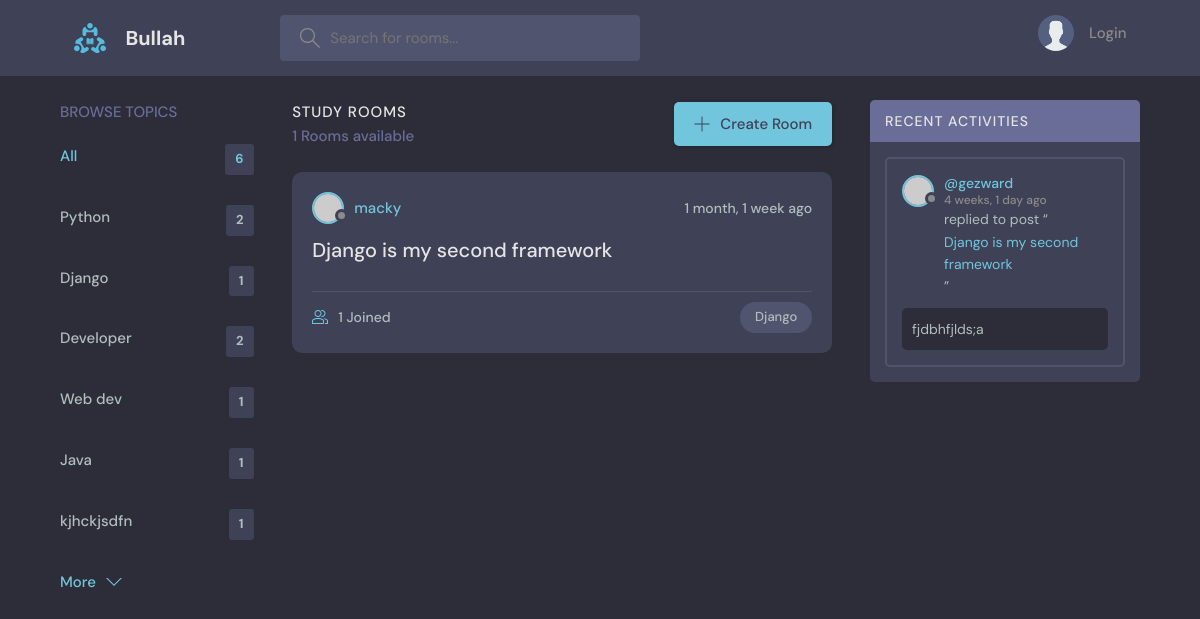
Screenshot of /?q=Django with the database file from the repository.
### base/models.py (models this page shows, shortened)
class Topic(models.Model):
    name = models.CharField(max_length=2000, null=True)

class Room(models.Model):
    host = models.ForeignKey(User, on_delete=models.SET_NULL, null=True)
    topic = models.ForeignKey(Topic, on_delete=models.SET_NULL, null=True)
    name = models.CharField(max_length=200, null=True)
    description = models.TextField(null=True, blank=True)
    participants = models.ManyToManyField(User, related_name='participants', blank=True)
    updated = models.DateTimeField(auto_now=True)
    created = models.DateTimeField(auto_now_add=True)
    class Meta:
        ordering = ['-updated', '-created']
    def __str__(self):
        return self.name

class Message(models.Model):
    user = models.ForeignKey(User, on_delete=models.CASCADE)
    room = models.ForeignKey(Room, on_delete=models.CASCADE)
    body = models.TextField(null=True)
    updated = models.DateTimeField(auto_now=True, null=True)
    created = models.DateTimeField(auto_now_add=True, null=True)
    class Meta:
        ordering = ['-updated', '-created']

### base/views.py (the view)
# urls.py: path('', views.home, name='home'),
def home(request):
    q = request.GET.get('q') if request.GET.get('q') is not None else ''
    rooms = Room.objects.filter(
        Q(topic__name__icontains=q) |
        Q(name__icontains=q) |
        Q(description__icontains=q)
    )
    topics = Topic.objects.all()
    room_count = rooms.count()
    room_messages = Message.objects.filter(Q(room__topic__name__icontains=q))
    context = {'rooms': rooms, 'topics': topics,
               'room_count': room_count, 'room_messages': room_messages}
    return render(request, 'base/home.html', context)

### base/templates/base/home.html (shortened to what this page needs)
{% extends 'main.html' %}
{% block content %}
    <main class="layout layout--3">
        <div class="container">
            {% include 'base/topics_component.html' %}
            <div class="roomList">
                <div class="roomList__header">
                    <div>
                        <h2>Study Rooms</h2>
                        <p>{{ room_count }} Rooms available</p>
                    </div>
                    <a class="btn btn--main" href="{% url 'create-room' %}">
                        <svg version="1.1" xmlns="http://www.w3.org/2000/svg" width="32" height="32"
                             viewBox="0 0 32 32">
                            <title>add</title>
                            <path
                                    d="M16.943 0.943h-1.885v14.115h-14.115v1.885h14.115v14.115h1.885v-14.115h14.115v-1.885h-14.115v-14.115z">
                            </path>
                        </svg>
                        Create Room
                    </a>
                </div>
                {% include 'base/feeds_component.html' %}
            </div>
            {% include 'base/activity_component.html' %}
        </div>
    </main>
{% endblock content %}

### base/templates/base/topics_component.html
<div class="topics">
    <div class="topics__header">
        <h2>Browse Topics</h2>
    </div>
    <ul class="topics__list">
        <li>
            <a href="{% url 'home' %}" class="active">All <span>{{ topics.count }}</span></a>
        </li>
        {% for topic in topics %}
            <li>
                <a href="{% url 'home' %}?q={{ topic.name }}">{{ topic.name }} <span>{{ topic.room_set.all.count }}</span></a>
            </li>
        {% endfor %}
    </ul>
    <a class="btn btn--link" href="topics.html">
        More
        <svg version="1.1" xmlns="http://www.w3.org/2000/svg" width="32" height="32" viewBox="0 0 32 32">
            <title>chevron-down</title>
            <path d="M16 21l-13-13h-3l16 16 16-16h-3l-13 13z"></path>
        </svg>
    </a>
</div>

### base/templates/base/feeds_component.html (shortened to what this page needs)
{% for room in rooms %}
    <div class="roomListRoom">
        <div class="roomListRoom__header">
            <a href="{% url 'user-profile' room.host.id %}" class="roomListRoom__author">
                <div class="avatar avatar--small">
                    <img src="https://randomuser.me/api/portraits/women/11.jpg"/>
                </div>
                <span>{{ room.host.username }}</span>
            </a>
            <div class="roomListRoom__actions">
                <span>{{ room.created | timesince }} ago</span>
            </div>
        </div>
        <div class="roomListRoom__content">
            <a href="{% url 'room' room.id %}">{{ room.name }}</a>
        </div>
        <div class="roomListRoom__meta">
            <a href="{% url 'room' room.id %}" class="roomListRoom__joined">
                {{ room.participants.all.count }} Joined
            </a>
            <p class="roomListRoom__topic">{{ room.topic.name }}</p>
        </div>
    </div>
{% endfor %}

### base/templates/base/activity_component.html (shortened to what this page needs)
<div class="activities">
    <div class="activities__header">
        <h2>Recent Activities</h2>
    </div>
    {% for message in room_messages %}
        <div class="activities__box">
            <div class="activities__boxHeader roomListRoom__header">
                <a href="{% url 'user-profile' message.user.id %}" class="roomListRoom__author">
                    <div class="avatar avatar--small">
                        <img src="https://randomuser.me/api/portraits/women/11.jpg"/>
                    </div>
                    <p>
                        @{{ message.user }}
                        <span>{{ message.created|timesince }} ago</span>
                    </p>
                </a>
            </div>
            <div class="activities__boxContent">
                <p>replied to post “<a href="{% url 'room' message.room.id %}">{{ message.room}}</a>”</p>
                <div class="activities__boxRoomContent">
                    {{ message.body }}
                </div>
            </div>
        </div>
    {% endfor %}
</div>

### rows the page displays
Topic: name "Python", room_set.all.count "2"
Topic: name "Django", room_set.all.count "1"
Topic: name "Developer", room_set.all.count "2"
Topic: name "Web dev", room_set.all.count "1"
Topic: name "Java", room_set.all.count "1"
Topic: name "kjhckjsdfn", room_set.all.count "1"
Room: host.username "macky", created "1 month, 1 week", name "Django is my second framework", participants.all.count "1", topic.name "Django"
Message: user "gezward", created "4 weeks, 1 day", room "Django is my second framework", body "fjdbhfjlds;a"

### other values shown
{{ topics.count }} "6"
{{ room_count }} "1"
